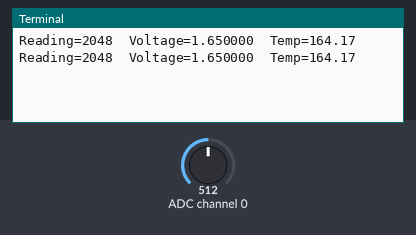
Bench run of a program on a simulated Raspberry Pi (BCM pin numbers). On the bench: the last lines printed to the terminal. Inputs (shaded band) come from the test bench; at power-on: ADC channel 0 = 512 (analog values on the 0–1023 scale).

Above: at 1.2 s.
1.3 s: ADC channel 0 set to 716
At 2.6 s:
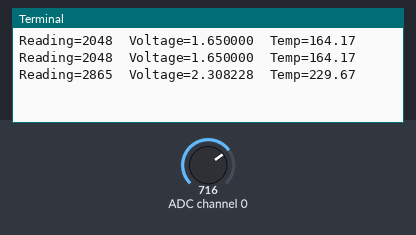
2.8 s: ADC channel 0 set to 900
At 3.7 s:
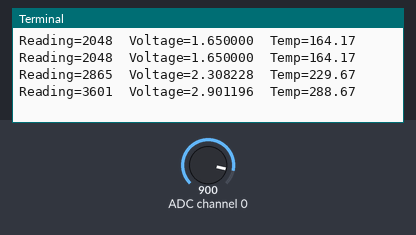
Timing chart, 0 to 5.8 s (numbered marks = the images above; inputs shaded):
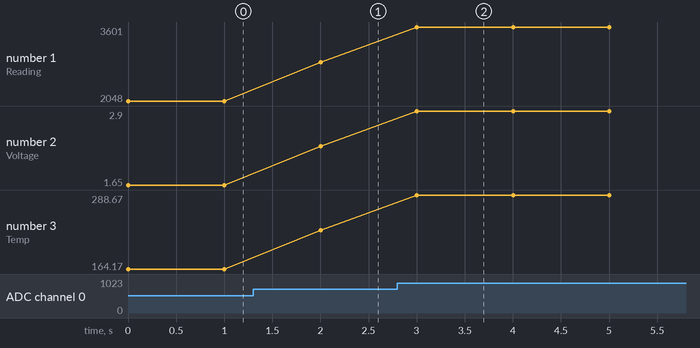

The program:

spidev_v2.py
```python
import time
import spidev

spi = spidev.SpiDev()

spi.open(0,0)

def anaread(channel):

    r = spi.xfer2([4 | 2 |(channel>>2), (channel &3) << 6,0])

    adc_out = ((r[1]&15) << 8) + r[2]

    return adc_out


while True:

    reading = anaread(0)

    voltage = reading * 3.3 / 4096

    Temp = voltage * 99.5

    print("Reading=%d\tVoltage=%f\tTemp=%2.2f" % (reading, voltage,Temp))

    time.sleep(1)
```

Measured:
- after the input at 1.3 s, the terminal: prints a new line after 0.70 s (image 1)
- after the input at 2.8 s, the terminal: prints a new line after 0.20 s (image 2)
- plotted number 1: 2048 → 2865 after the input at 1.3 s, 2865 → 3601 after the input at 2.8 s
- plotted number 2: 1.65 → 2.31 after the input at 1.3 s, 2.31 → 2.9 after the input at 2.8 s
- plotted number 3: 164.17 → 229.67 after the input at 1.3 s, 229.67 → 288.67 after the input at 2.8 s
